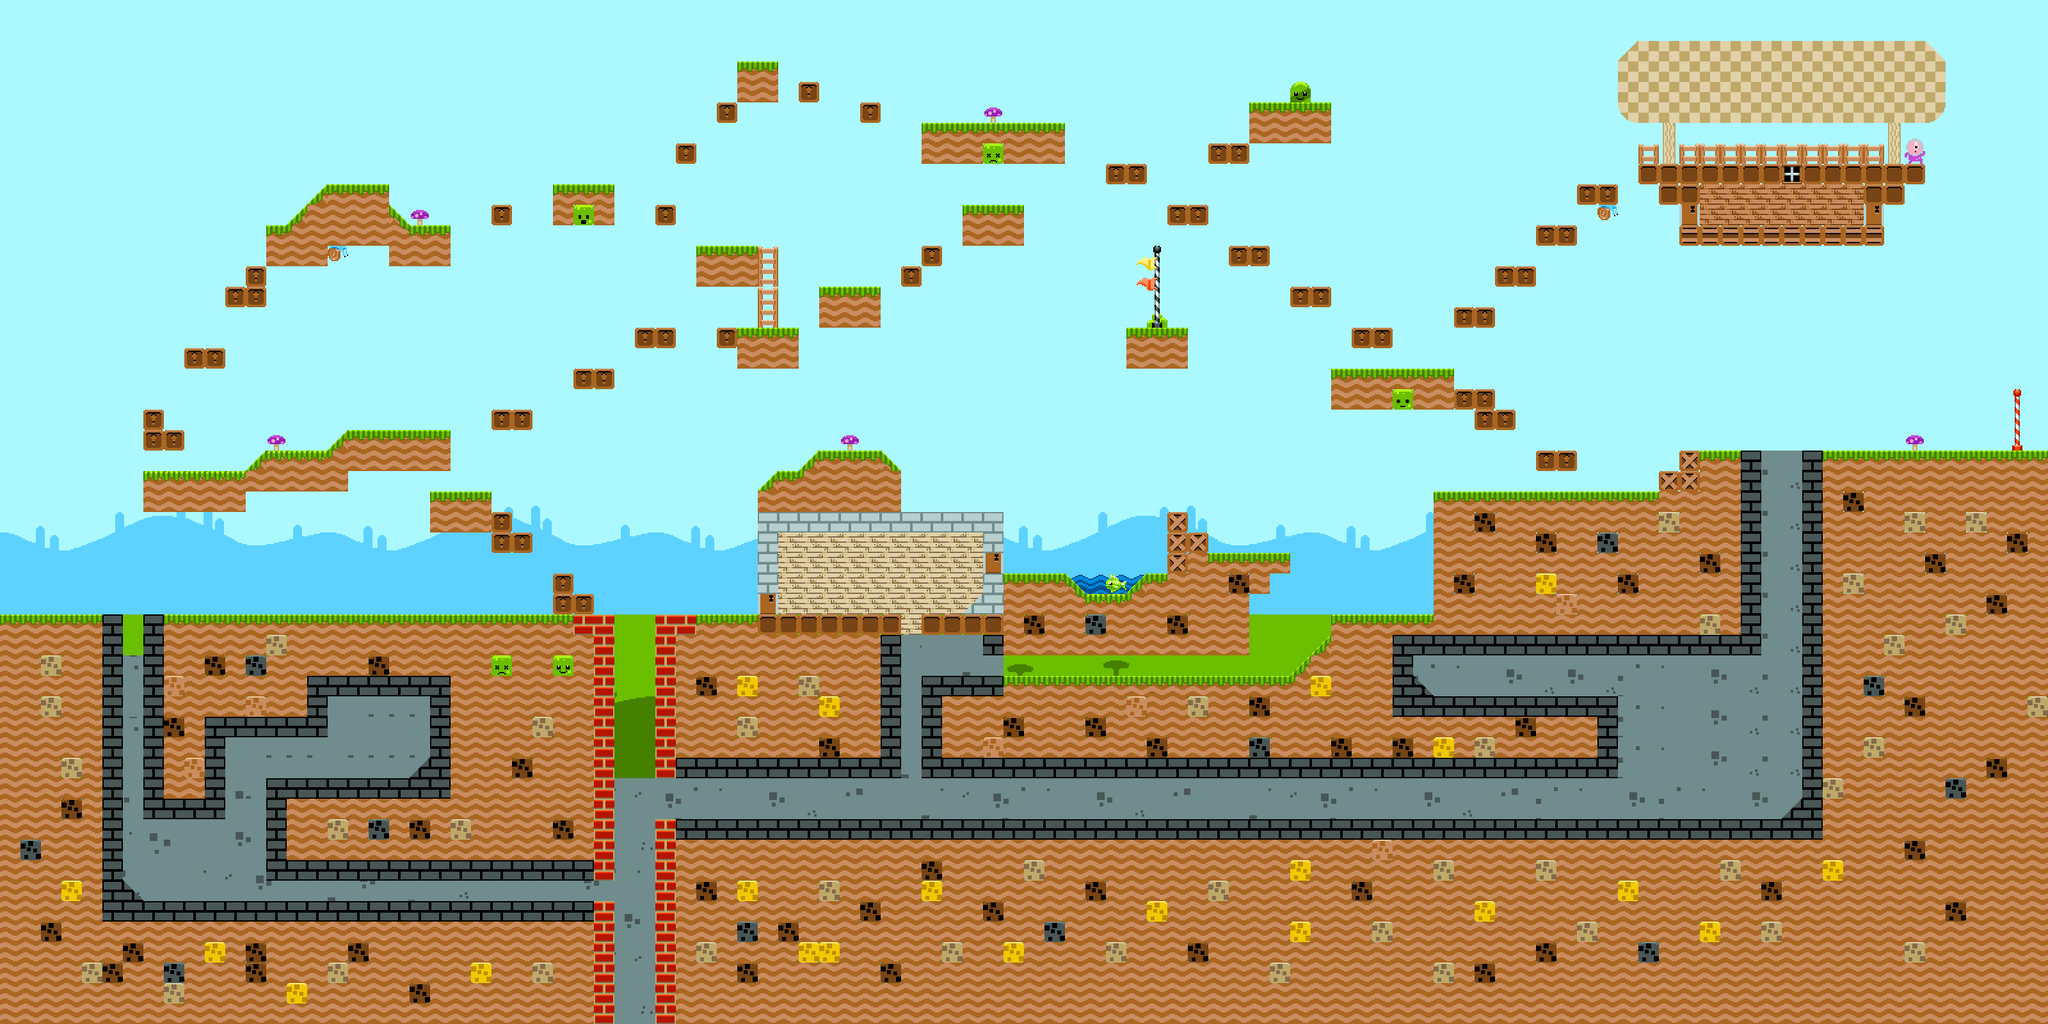

A 2D game scene composited from a Tiled map and its tileset images. What follows is a short description and the map's XML, with each tile layer's data collapsed to a summary:
An orthogonal 100x50 tile map with 32x32 px tiles, 3 tile layers (background-layer, wall-layer, wall-foreground), 1 hidden layer not drawn and 144 objects.

<map version="1.2" tiledversion="1.2.4" orientation="orthogonal" renderorder="right-down" width="100" height="50" tilewidth="32" tileheight="32" infinite="0" backgroundcolor="#2270b5" nextlayerid="11" nextobjectid="309">
 <tileset firstgid="1" name="kenney_16x16" tilewidth="32" tileheight="32" tilecount="6912" columns="64">
  <image source="kenney_16x16.png" width="2048" height="3456" />
  <tile id="717">
   <objectgroup />
  </tile>
 </tileset>
 <layer id="1" name="background-layer" width="100" height="50">
  <data>[5000 cells, 5000 non-empty, 406 distinct tile ids]</data>
 </layer>
 <layer id="2" name="wall-layer" width="100" height="50">
  <data>[5000 cells, 2212 non-empty, 40 distinct tile ids]</data>
 </layer>
 <layer id="8" name="wall-foreground" width="100" height="50">
  <data>[5000 cells, 163 non-empty, 9 distinct tile ids]</data>
 </layer>
 <layer id="3" name="bounce-items-layer" width="100" height="50" visible="0">
  <data>[5000 cells, 16 non-empty, 1 distinct tile ids]</data>
 </layer>
 <objectgroup id="4" name="polygon-layer">
  <object id="267" x="512" y="704">
   <polyline points="0,0 32,0 32,-32 0,0" />
  </object>
  <object id="268" x="416" y="704">
   <polyline points="0,0 -32,32 -32,64 0,64 0,32 0,0" />
  </object>
  <object id="269" x="192" y="1376">
   <polyline points="0,0 32,32 0,32 0,0" />
  </object>
  <object id="270" x="640" y="1216">
   <polyline points="0,0 32,-32 32,0 0,0" />
  </object>
  <object id="271" x="448" y="352">
   <polyline points="0,0 64,-64 64,0 0,0" />
  </object>
  <object id="272" x="608" y="320">
   <polyline points="0,0 32,32 0,32 0,0" />
  </object>
  <object id="273" x="1696" y="928">
   <polygon points="0,0 -32,-32 -32,0" />
  </object>
  <object id="274" x="1760" y="928">
   <polygon points="0,0 32,-32 32,0" />
  </object>
  <object id="275" x="1184" y="768">
   <polygon points="0,0 32,-32 32,0" />
  </object>
  <object id="276" x="1248" y="736">
   <polygon points="0,0 32,-32 32,0" />
  </object>
  <object id="277" x="1376" y="704">
   <polyline points="0,0 0,32 32,32 0,0" />
  </object>
  <object id="278" x="2784" y="1280">
   <polygon points="0,0 32,-32 32,0" />
  </object>
  <object id="279" x="2240" y="1088">
   <polygon points="0,0 -32,0 -32,-32" />
  </object>
  <object id="281" x="2016" y="1056">
   <polygon points="0,0 32,-32 32,0" />
  </object>
  <object id="282" x="2048" y="1024">
   <polygon points="0,0 32,0 32,-32" />
  </object>
  <object id="283" x="1504" y="960">
   <polygon points="0,0 32,-32 32,0" />
  </object>
 </objectgroup>
 <objectgroup id="9" name="doge-layer">
  <object id="284" x="288" y="928" width="32" height="32" />
  <object id="285" x="448" y="672" width="32" height="32" />
  <object id="286" x="288" y="512" width="32" height="32" />
  <object id="287" x="544" y="256" width="32" height="32" />
  <object id="288" x="1152" y="64" width="32" height="32" />
  <object id="289" x="1120" y="352" width="32" height="32" />
  <object id="290" x="864" y="864" width="32" height="32" />
  <object id="291" x="1056" y="1248" width="32" height="32" />
  <object id="292" x="544" y="1184" width="32" height="32" />
  <object id="293" x="1312" y="928" width="32" height="32" />
  <object id="294" x="1312" y="672" width="32" height="32" />
  <object id="295" x="896" y="256" width="32" height="32" />
  <object id="296" x="1856" y="288" width="32" height="32" />
  <object id="297" x="1984" y="128" width="32" height="32" />
  <object id="298" x="1728" y="896" width="32" height="32" />
  <object id="299" x="1504" y="1024" width="32" height="32" />
  <object id="300" x="1536" y="1248" width="32" height="32" />
  <object id="301" x="2336" y="1248" width="32" height="32" />
  <object id="302" x="2400" y="1056" width="32" height="32" />
  <object id="303" x="2304" y="736" width="32" height="32" />
  <object id="304" x="2752" y="320" width="32" height="32" />
  <object id="305" x="2880" y="672" width="32" height="32" />
  <object id="306" x="2656" y="1248" width="32" height="32" />
  <object id="307" x="2080" y="928" width="32" height="32" />
 </objectgroup>
 <objectgroup id="10" name="player-layer">
  <object id="308" x="96" y="928" width="32" height="32" />
 </objectgroup>
 <objectgroup id="5" name="world-wall-rectangles" visible="0">
  <object id="1" x="-1.33333" y="0" width="33.3333" height="1597.33" />
  <object id="2" x="0" y="0" width="3202.67" height="33.3333" />
  <object id="3" x="3168" y="0" width="30.6667" height="1601.33" />
  <object id="140" x="1" y="1566" width="956" height="33" />
  <object id="141" x="1024" y="1570" width="2177" height="32" />
 </objectgroup>
 <objectgroup id="6" name="ground-rectangles">
  <object id="143" x="224" y="640" width="32" height="64" />
  <object id="144" x="256" y="672" width="32" height="32" />
  <object id="145" x="288" y="544" width="64" height="32" />
  <object id="146" x="32" y="960" width="160" height="608" />
  <object id="148" x="224" y="960" width="128" height="320" />
  <object id="149" x="352" y="960" width="160" height="192" />
  <object id="151" x="512" y="960" width="448" height="128" />
  <object id="152" x="672" y="1088" width="288" height="288" />
  <object id="153" x="416" y="1216" width="256" height="160" />
  <object id="155" x="192" y="1408" width="512" height="160" />
  <object id="156" x="704" y="1408" width="256" height="160" />
  <object id="157" x="1024" y="960" width="384" height="256" />
  <object id="158" x="1024" y="1280" width="832" height="288" />
  <object id="159" x="1856" y="1280" width="736" height="288" />
  <object id="160" x="2592" y="1280" width="576" height="288" />
  <object id="161" x="2816" y="704" width="352" height="576" />
  <object id="162" x="1440" y="1056" width="576" height="160" />
  <object id="163" x="2176" y="1088" width="352" height="128" />
  <object id="164" x="2048" y="1024" width="128" height="192" />
  <object id="165" x="2080" y="992" width="96" height="32" />
  <object id="166" x="2080" y="960" width="160" height="32" />
  <object id="167" x="2176" y="992" width="64" height="32" />
  <object id="168" x="2176" y="1024" width="32" height="64" />
  <object id="169" x="2240" y="768" width="512" height="256" />
  <object id="170" x="2624" y="704" width="128" height="64" />
  <object id="171" x="2592" y="736" width="32" height="32" />
  <object id="172" x="1184" y="768" width="32" height="160" />
  <object id="173" x="1216" y="736" width="192" height="96" />
  <object id="174" x="1280" y="704" width="96" height="32" />
  <object id="175" x="1408" y="800" width="160" height="32" />
  <object id="176" x="1536" y="832" width="32" height="32" />
  <object id="177" x="1440" y="960" width="96" height="32" />
  <object id="178" x="1536" y="896" width="32" height="128" />
  <object id="180" x="1824" y="800" width="32" height="96" />
  <object id="181" x="1856" y="832" width="32" height="64" />
  <object id="182" x="1888" y="864" width="128" height="32" />
  <object id="183" x="1952" y="896" width="32" height="32" />
  <object id="184" x="864" y="896" width="32" height="64" />
  <object id="185" x="896" y="928" width="32" height="32" />
  <object id="186" x="224" y="736" width="160" height="64" />
  <object id="187" x="416" y="704" width="128" height="64" />
  <object id="189" x="544" y="672" width="160" height="64" />
  <object id="190" x="672" y="768" width="96" height="64" />
  <object id="191" x="768" y="800" width="32" height="64" />
  <object id="192" x="800" y="832" width="32" height="32" />
  <object id="193" x="352" y="448" width="64" height="32" />
  <object id="194" x="384" y="416" width="32" height="32" />
  <object id="195" x="416" y="352" width="96" height="64" />
  <object id="196" x="512" y="288" width="96" height="96" />
  <object id="197" x="608" y="384" width="96" height="32" />
  </objectgroup>
 <objectgroup id="7" name="bounce-rectangles" visible="0" />
</map>
<!-- 48 of 144 objects omitted -->
